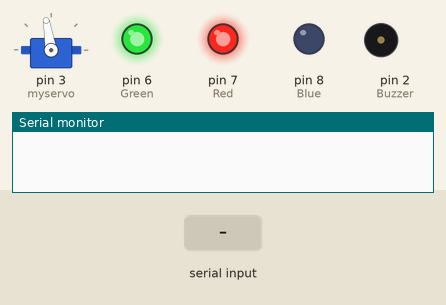
Recording of a sketch running on a simulated Arduino Mega 2560, built with avr-gcc and run on an emulated ATmega2560. On the bench: servo, output pins drawn as LEDs (lit = HIGH), buzzer (waves = sounding, pin HIGH), the last lines printed to the serial monitor. The test bench sets the inputs (shaded band).

Above: at 0.1 s.
At 9.2 s:
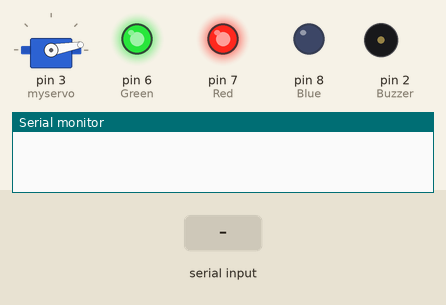
9.3 s: "1" received over the second serial link
At 10.4 s:
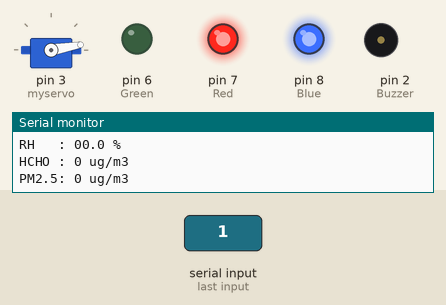
Timing chart, 0 to 12.3 s (numbered marks = the images above; inputs shaded):
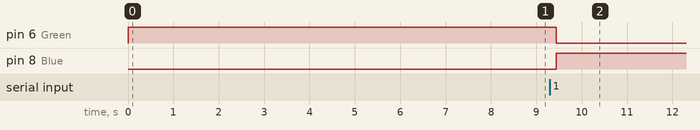

Measured:
- after the input at 9.3 s, pin 6 (Green): HIGH → LOW after 0.14 s; pin 8 (Blue): LOW → HIGH after 0.14 s

The sketch:

AIRDUINO_Master.ino
```cpp
#include <SD.h>
#include <SPI.h>

const int chipSelect = 4;
const bool debug = true;

#include <SoftwareSerial.h>
#include <Servo.h>
Servo myservo;
int pos = 0;
SoftwareSerial Serial1(10, 9); // Software RX, TX
char col;
unsigned int PMSa = 0, FMHDSa = 0, TPSa = 0, HDSa = 0, PMSb = 0, FMHDSb = 0, TPSb = 0, HDSb = 0;
unsigned int FMHDS = 0, TPS = 0, HDS = 0, CR1 = 0, CR2 = 0;
volatile unsigned int PMS = 0;
unsigned char buffer_RTT[40] = {};   //Serial buffer; Received Data
char tempStr[15];
char hmdStr[15];


void setup()
{

  //Actual Air quality processes
  pinMode(2, OUTPUT);  // Buzzer
  pinMode(3,OUTPUT);

  // LED
  pinMode(6, OUTPUT);  //Green
  pinMode(7, OUTPUT);  //Red
  pinMode(8, OUTPUT);  //Blue

  digitalWrite(6, HIGH);
  digitalWrite(7, HIGH);
  digitalWrite(8, LOW);

  digitalWrite(2, LOW);
  myservo.attach(3);
  myservo.write(99);
  delay(4000);
  myservo.write(10);
  delay(4000);
  myservo.detach();
  Serial.begin(9600);
  Serial1.begin(9600);

  /*// For SD Card Write Function
  Serial.print("Initializing SD card...");

  // see if the card is present and can be initialized:
  if (!SD.begin(chipSelect)) {
    Serial.println("Card failed, or not present");
    // don't do anything more:
    return;
  }
  Serial.println("card initialized.");

*/


}

void loop()
{


  while (!Serial1.available());
  while (Serial1.available() > 0)     //Data check: weather there is any Data in Serial1
  {
    for (int i = 0; i < 40; i++)
    {
      col = Serial1.read();
      buffer_RTT[i] = (char)col;
      delay(2);
    }

    Serial1.flush();

    CR1 = (buffer_RTT[38] << 8) + buffer_RTT[39];
    CR2 = 0;
    for (int i = 0; i < 38; i++)
      CR2 += buffer_RTT[i];
    if (CR1 == CR2)                        //Check
    {
      PMSa = buffer_RTT[12];       //Read PM2.5 High 8-bit
      PMSb = buffer_RTT[13];       //Read PM2.5 Low 8-bit
      PMS = (PMSa << 8) + PMSb;    //PM2.5 value
      FMHDSa = buffer_RTT[28];       //Read Formaldehyde High 8-bit
      FMHDSb = buffer_RTT[29];       //Read Formaldehyde Low 8-bit
      FMHDS = (FMHDSa << 8) + FMHDSb; //Formaldehyde value
      TPSa = buffer_RTT[30];        //Read Temperature High 8-bit
      TPSb = buffer_RTT[31];        //Read Temperature Low 8-bit
      TPS = (TPSa << 8) + TPSb;  //Temperature value
      HDSa = buffer_RTT[32];        //Read Humidity High 8-bit
      HDSb = buffer_RTT[33];        //Read Humidity Low 8-bit
      HDS = (HDSa << 8) + HDSb; //Humidity value
    }
    else
    {
      PMS = 0;
      FMHDS = 0;
      TPS = 0;
      HDS = 0;
    }
  }

  Serial.println("-----------------------uart--------------------------");
  Serial.print("Temp : ");
  sprintf(tempStr, "%d%d.%d", TPS / 100, (TPS / 10) % 10, TPS % 10);
  Serial.print(tempStr);
  Serial.println(" C");              //Serial pring Temperature
  Serial.print("RH   : ");
  sprintf(hmdStr, "%d%d.%d", HDS / 100, (HDS / 10) % 10, HDS % 10);
  Serial.print(hmdStr);          //Serial print humidity
  Serial.println(" %");
  Serial.print("HCHO : ");
  Serial.print(FMHDS);
  Serial.println(" ug/m3");       //Serial print formaldehyde, unit: ug/m³


  // If PMS fluctuates more than the specified threshold, it'd turn on the airway valves, the air vac, and the negative-ion generator


  Serial.print("PM2.5: ");
  Serial.print(PMS);
  Serial.println(" ug/m3");       //Serial print PM2.5, unit: ug/m³
  Serial.println();

  /*
  File dataFile = SD.open("AirQualityLog.txt", FILE_WRITE);

  // if the file is available, write to it:
  if (dataFile) {
    dataFile.print(tempStr);
    dataFile.print(",");
    dataFile.print(hmdStr);
    dataFile.print(",");
    dataFile.print(FMHDS);
    dataFile.println("");
    dataFile.close();
                }
  // if the file isn't open, pop up an error:
  else {
    Serial.println("error opening datalog.txt");
        }

*/


  if (PMS  > 10) {
    digitalWrite(2, HIGH);

    digitalWrite(8, HIGH);

    digitalWrite(7, LOW);

    Serial1.end();
    myservo.attach(3);
    myservo.write(50);                  // sets the servo position according to the scaled value
    delay(5000);
    myservo.detach();
    Serial1.begin(9600);
    delay(100);
  }

  else if (PMS < 10) {
    digitalWrite(2, LOW);

    digitalWrite(8, HIGH);

    digitalWrite(6, LOW);

  }


}
```
